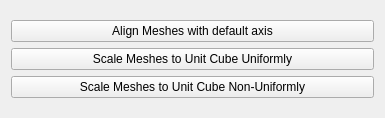
<?xml version="1.0" encoding="UTF-8"?>
<ui version="4.0">
 <class>AlignMeshesToolbox</class>
 <widget class="QWidget" name="AlignMeshesToolbox">
  <property name="geometry">
   <rect>
    <x>0</x>
    <y>0</y>
    <width>385</width>
    <height>118</height>
   </rect>
  </property>
  <property name="windowTitle">
   <string>Form</string>
  </property>
  <layout class="QVBoxLayout" name="verticalLayout_3">
   <item>
    <layout class="QGridLayout" name="gridLayout">
     <item row="1" column="0">
      <widget class="QPushButton" name="scaleToUnitCubeUniformButton">
       <property name="toolTip">
        <string>&lt;html&gt;&lt;head/&gt;&lt;body&gt;&lt;p&gt;Scale meshes &lt;span style=&quot; color:#000000;&quot;&gt;such that their biggest boundingbox axis size is 1.0. The aspect ratio of the mesh is kept.&lt;/span&gt;&lt;/p&gt;&lt;/body&gt;&lt;/html&gt;</string>
       </property>
       <property name="statusTip">
        <string>&lt;html&gt;&lt;head/&gt;&lt;body&gt;&lt;p&gt;Scale meshes &lt;span style=&quot; color:#000000;&quot;&gt;such that their biggest boundingbox axis size is 1.0. The aspect ratio of the mesh is kept.&lt;/span&gt;&lt;/p&gt;&lt;/body&gt;&lt;/html&gt;</string>
       </property>
       <property name="whatsThis">
        <string>&lt;html&gt;&lt;head/&gt;&lt;body&gt;&lt;p&gt;Scale meshes &lt;span style=&quot; color:#000000;&quot;&gt;such that their biggest boundingbox axis size is 1.0. The aspect ratio of the mesh is kept.&lt;/span&gt;&lt;/p&gt;&lt;/body&gt;&lt;/html&gt;</string>
       </property>
       <property name="text">
        <string>Scale Meshes to Unit Cube Uniformly</string>
       </property>
      </widget>
     </item>
     <item row="0" column="0">
      <widget class="QPushButton" name="alignMeshesButton">
       <property name="toolTip">
        <string>&lt;html&gt;&lt;head/&gt;&lt;body&gt;&lt;p&gt;Aligns meshes with the unit axis. The plugin analyses the meshes (&lt;span style=&quot; font-weight:600;&quot;&gt;which are marked as target meshes&lt;/span&gt;) and aligns the mesh such that the direction of the biggest extend of the mesh is aligned with the x axis and the second largest is aligned to the y axis.&lt;/p&gt;&lt;p&gt;&lt;span style=&quot; color:#aa0000;&quot;&gt;If you want to align meshes to each other, select both meshes as target.&lt;/span&gt;&lt;/p&gt;&lt;/body&gt;&lt;/html&gt;</string>
       </property>
       <property name="statusTip">
        <string>&lt;html&gt;&lt;head/&gt;&lt;body&gt;&lt;p&gt;Aligns meshes with the unit axis. The plugin analyses the meshes (&lt;span style=&quot; font-weight:600;&quot;&gt;which are marked as target meshes&lt;/span&gt;) and aligns the mesh such that the direction of the biggest extend of the mesh is aligned with the x axis and the second largest is aligned to the y axis.&lt;/p&gt;&lt;p&gt;&lt;span style=&quot; color:#aa0000;&quot;&gt;If you want to align meshes to each other, select both meshes as target.&lt;/span&gt;&lt;/p&gt;&lt;/body&gt;&lt;/html&gt;</string>
       </property>
       <property name="whatsThis">
        <string>&lt;html&gt;&lt;head/&gt;&lt;body&gt;&lt;p&gt;Aligns meshes with the unit axis. The plugin analyses the meshes (&lt;span style=&quot; font-weight:600;&quot;&gt;which are marked as target meshes&lt;/span&gt;) and aligns the mesh such that the direction of the biggest extend of the mesh is aligned with the x axis and the second largest is aligned to the y axis.&lt;/p&gt;&lt;p&gt;&lt;span style=&quot; color:#aa0000;&quot;&gt;If you want to align meshes to each other, select both meshes as target.&lt;/span&gt;&lt;/p&gt;&lt;/body&gt;&lt;/html&gt;</string>
       </property>
       <property name="text">
        <string>Align Meshes with default axis</string>
       </property>
      </widget>
     </item>
     <item row="2" column="0">
      <widget class="QPushButton" name="scaleToUnitCubeNonUniformButton">
       <property name="toolTip">
        <string>&lt;html&gt;&lt;head/&gt;&lt;body&gt;&lt;p&gt;Scale meshes such that their boundingbox axis sizes are all 1.0. The aspect ratio of the mesh is &lt;span style=&quot; font-weight:600;&quot;&gt;not&lt;/span&gt; kept.&lt;/p&gt;&lt;/body&gt;&lt;/html&gt;</string>
       </property>
       <property name="statusTip">
        <string>&lt;html&gt;&lt;head/&gt;&lt;body&gt;&lt;p&gt;Scale meshes such that their boundingbox axis sizes are all 1.0. The aspect ratio of the mesh is &lt;span style=&quot; font-weight:600;&quot;&gt;not&lt;/span&gt; kept.&lt;/p&gt;&lt;/body&gt;&lt;/html&gt;</string>
       </property>
       <property name="whatsThis">
        <string>&lt;html&gt;&lt;head/&gt;&lt;body&gt;&lt;p&gt;Scale meshes such that their boundingbox axis sizes are all 1.0. The aspect ratio of the mesh is &lt;span style=&quot; font-weight:600;&quot;&gt;not&lt;/span&gt; kept.&lt;/p&gt;&lt;/body&gt;&lt;/html&gt;</string>
       </property>
       <property name="text">
        <string>Scale Meshes to Unit Cube Non-Uniformly</string>
       </property>
      </widget>
     </item>
    </layout>
   </item>
  </layout>
 </widget>
 <resources/>
 <connections/>
</ui>
